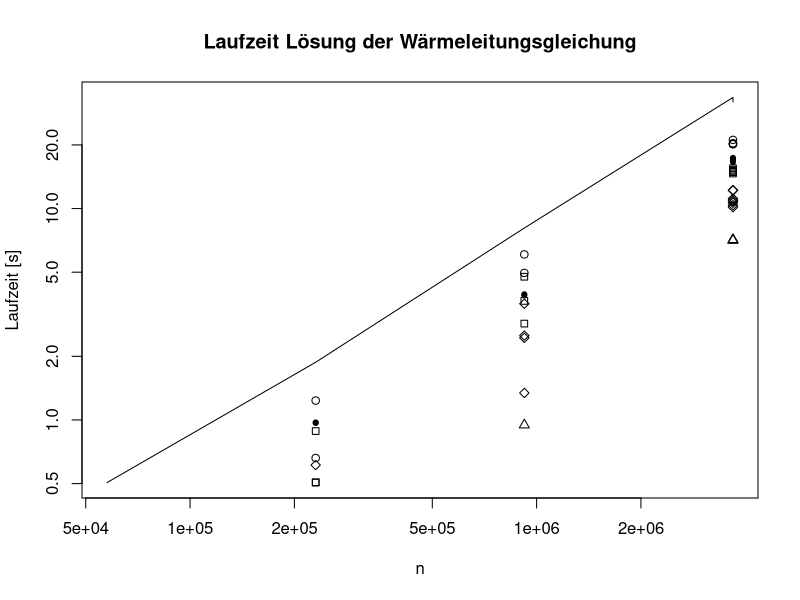
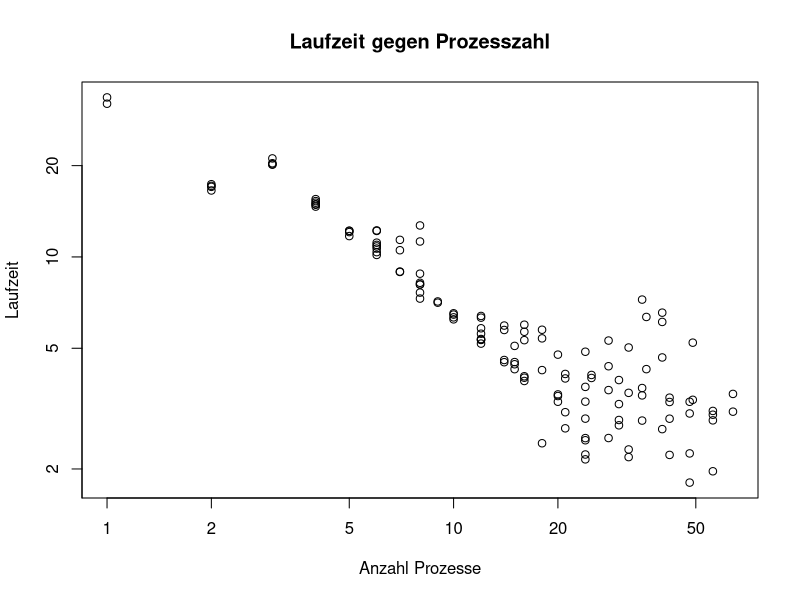

Recreate these plots in R, in order.
d <- read.csv("results-mpi.csv")

pdf("results-heat-mpi.pdf", 8, 6)
plot(d[d$threads == 1,]$n, d[d$threads == 1,]$time, log = "xy", type = "l",
	main = "Laufzeit Lösung der Wärmeleitungsgleichung",
	xlab = "n", ylab = "Laufzeit [s]")

points(d[d$threads == 2,]$n, d[d$threads == 2,]$time, pch = 20)
points(d[d$threads == 3,]$n, d[d$threads == 3,]$time, pch = 21)
points(d[d$threads == 4,]$n, d[d$threads == 4,]$time, pch = 22)
points(d[d$threads == 6,]$n, d[d$threads == 6,]$time, pch = 23)
points(d[d$threads == 9,]$n, d[d$threads == 9,]$time, pch = 24)

pdf("results-heat-threads.pdf", 8, 6)
plot(d[d$n == 3686400,]$threads, d[d$n == 3686400,]$time, log = "xy",
	main = "Laufzeit gegen Prozesszahl",
	xlab = "Anzahl Prozesse", ylab = "Laufzeit")
